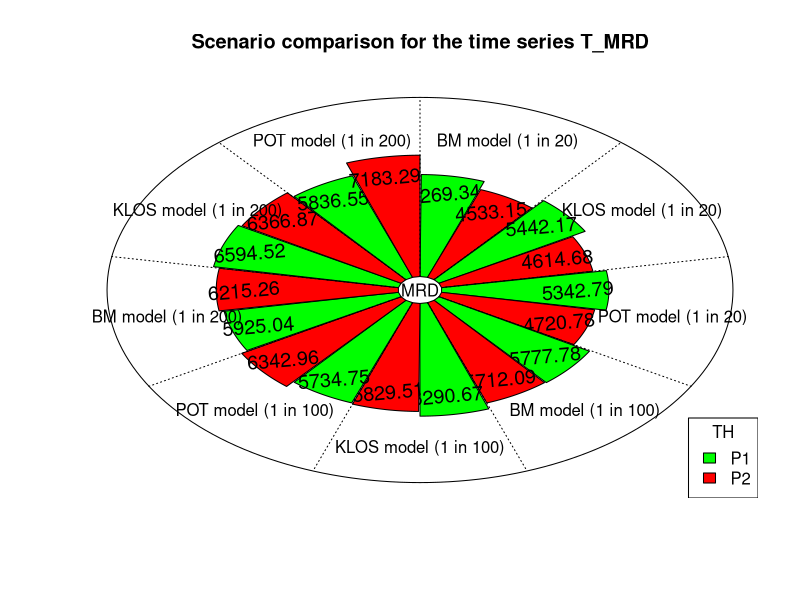
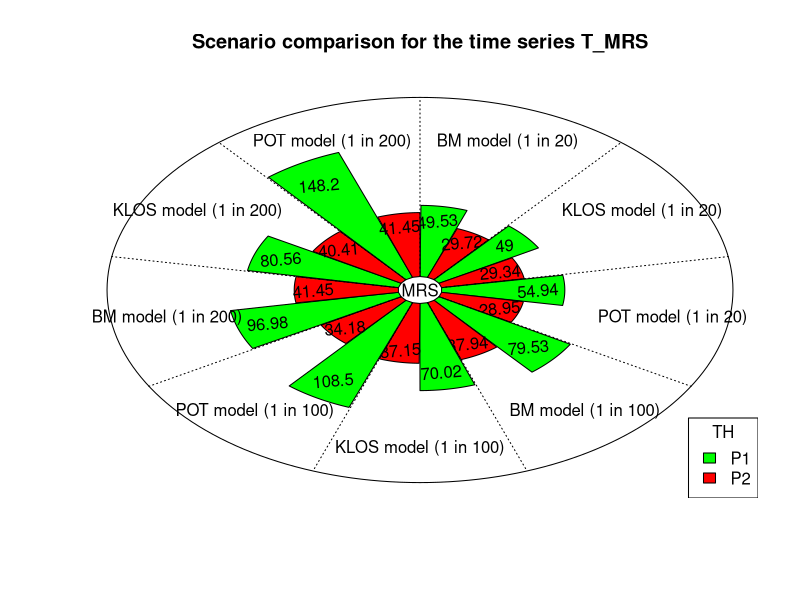
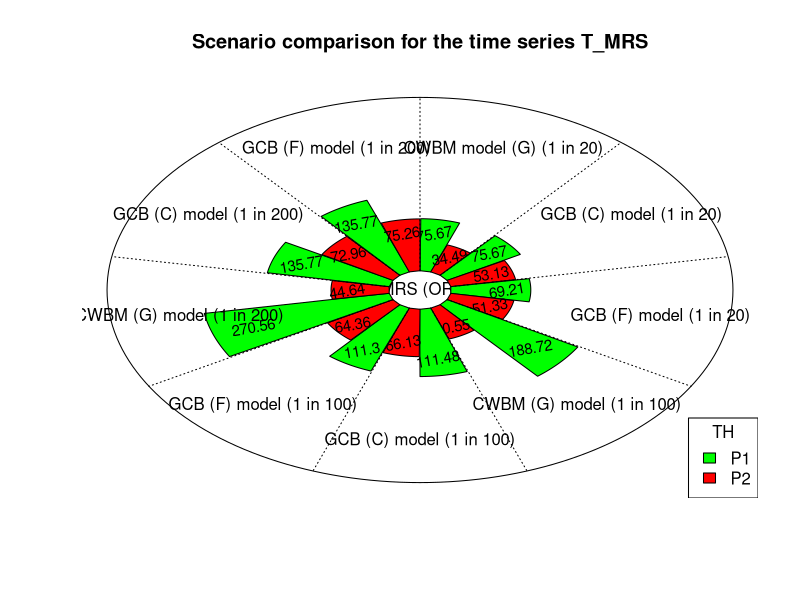
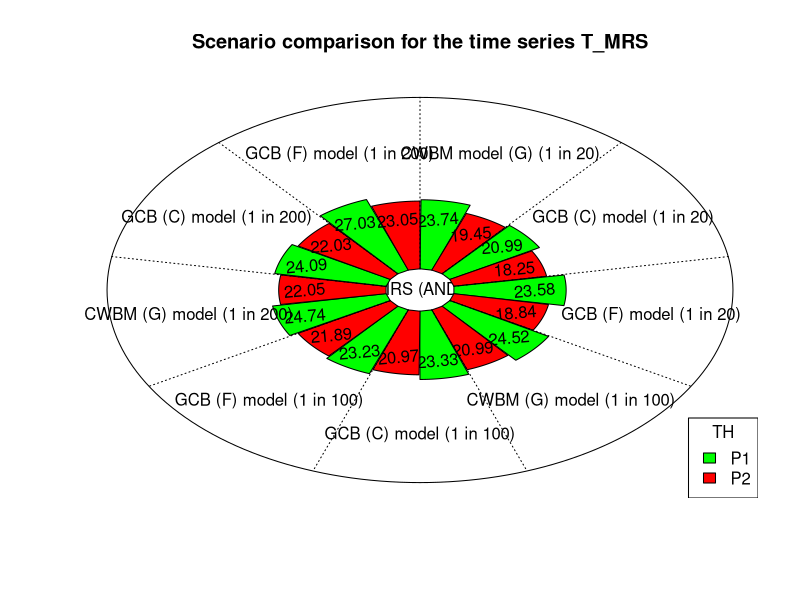
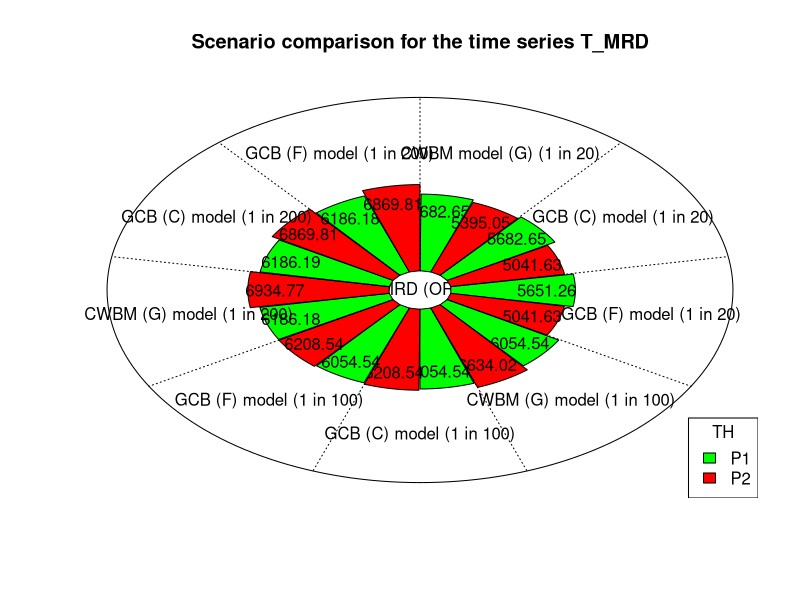
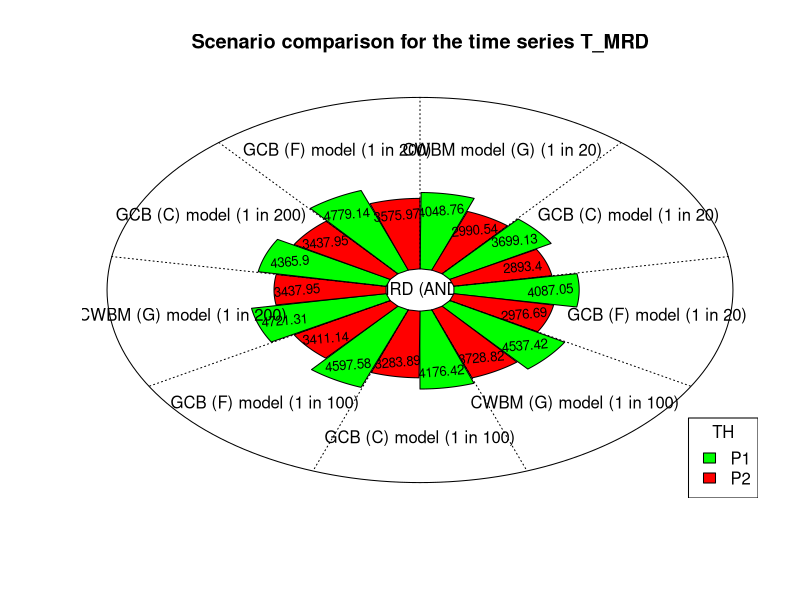

These figures' R source, in order:
plotCircular<-function(area1,area2=NULL,spokes=NULL,
                       scale=0.8,labels,stats=TRUE,dp=1,
                       clockwise=TRUE,spoke.col='black',lines=FALSE,
                       inlab = TRUE, str_cen = "", incex = 1,
                       inunit = "", inscale = 0.9, insrt = 0, centrecirc=0.03,
                       main="", xlab="", ylab="", pieces.col=c("white","gray"),
                       length=FALSE, legend=TRUE, pt = 0.8,
                       auto.legend=list(x="bottomright",fill=NULL, labels=NULL, title=""), ...){
  
  ## NB: need some serious argumnt checking
  ## NB2: can find list of available colours using colors()
  
  ## No legend if only one variable and check area vars same length
  if (is.null(area2)) {
    legend <- FALSE
  } else {
    if (length(area1)!=length(area2))
      cat("Warning: length of", deparse(substitute(area1)),
          "and", deparse(substitute(area2)),"not equal\n")
  }
  
  ##print(pieces.col)
  density.1 <- density.2 <- 0
  if (pieces.col[1] != "white") density.1 <- NA
  if (length(pieces.col)==2) {
    if (pieces.col[2] != "white") density.2 <- NA
  }
  
  op <- par(no.readonly = TRUE) # the whole list of settable par's.
  on.exit(par(op)) # restore graphic settings whenever function exits
  
  bins<-length(area1)
  clockstart=pi/2 # default clock start at 12 o'clock
  half<- 2*pi/(bins*2) # for moving text/spokes half-way round
  if (clockwise==TRUE) mult=-1 else mult=1
  
  ## First plot a circle (of radius 1) as a frame
  detail<-200 # number that controls graphical detail of cheeses
  circle<-matrix(nrow=detail+1,ncol=2,data=0)
  frac<-1/detail
  for (i in 1:(detail+1)){
    circle[i,1]<-1*cos(2*pi*i*frac)
    circle[i,2]<-1*sin(2*pi*i*frac)
  }
  plot(circle,type='l',col='black',bty='n',yaxt='n',main=main,
       xlab=xlab, ylab=ylab, xlim=c(-1,1),ylim=c(-1,1),xaxt='n', ...)
  
  text(0,0, str_cen)
  
  ## scale cheeses to their area
  aarea1<-area1
  if(is.null(area2)==FALSE){
    aarea2<-area2
  }
  if(length==F){
    aarea1<-sqrt(area1*12/pi)
    if(is.null(area2)==FALSE){
      aarea2<-sqrt(area2*12/pi)
    }
  }
  
  ## scale the area to the maximum multiplied by the user-defined scale
  ## draw the cheeses
  for (cheeseno in 1:bins){
    if(is.null(area2)==TRUE){
      scaled1<-scale*aarea1/max(aarea1)
      cheese<-matrix(nrow=102,ncol=4,data=0)
      start<-2*pi*((cheeseno-1)/bins)+clockstart
      frac<-1/100
      cheese[1,1]<-centrecirc*mult*cos((2*pi*frac/bins)+start)
      cheese[1,2]<-centrecirc*sin((2*pi*frac/bins)+start)
      cheese[102,1]<-centrecirc*mult*cos((2*pi*100*frac/bins)+start)
      cheese[102,2]<-centrecirc*sin((2*pi*100*frac/bins)+start)
      cheese[1,3]<-centrecirc*mult*cos((2*pi*frac/bins)+start)
      cheese[1,4]<-centrecirc*sin((2*pi*frac/bins)+start)
      cheese[102,3]<-centrecirc*mult*cos((2*pi*100*frac/bins)+start)
      cheese[102,4]<-centrecirc*sin((2*pi*100*frac/bins)+start)
      for (i in 1:100){
        cheese[i+1,1]<-mult*scaled1[cheeseno]*cos((2*pi*i*frac/bins)+start)
        cheese[i+1,2]<-scaled1[cheeseno]*sin((2*pi*i*frac/bins)+start)
        cheese[i+1,3]<-mult*scaled1[cheeseno]*inscale*cos((2*pi*i*frac/bins)+start)
        cheese[i+1,4]<-scaled1[cheeseno]*inscale*sin((2*pi*i*frac/bins)+start)
      }
      polygon(cheese,density=density.1,angle=0,lty=1,lwd=1,border="black", col=pieces.col[1]) 
      if(inlab == TRUE){text(cheese[51,3], cheese[51,4], labels = paste(round(area1[cheeseno],2),inunit), cex = incex, srt = insrt)}
    }
    
    ## plot with two segments #
    ## 1st pattern
    if(is.null(area2)==FALSE){
      allarea<-c(aarea1,aarea2)
      scaled1<-scale*aarea1/max(allarea)
      scaled2<-scale*aarea2/max(allarea)
      cheese1<-matrix(nrow=52,ncol=4,data=0)
      cheese2<-matrix(nrow=52,ncol=4,data=0)
      start<-2*pi*((cheeseno-1)/bins)+clockstart
      frac<-1/100
      
      
      ## centrecirc: do not start at c(0,0) to prevent a dense block
      cheese1[1,1]<-centrecirc*mult*cos((2*pi*0*frac/bins)+start)
      cheese1[1,2]<-centrecirc*sin((2*pi*0*frac/bins)+start)
      cheese1[52,1]<-centrecirc*mult*cos((2*pi*51*frac/bins)+start)
      cheese1[52,2]<-centrecirc*sin((2*pi*51*frac/bins)+start)
      
      cheese1[1,3]<-centrecirc*mult*cos((2*pi*0*frac/bins)+start)
      cheese1[1,4]<-centrecirc*sin((2*pi*0*frac/bins)+start)
      cheese1[52,3]<-centrecirc*mult*cos((2*pi*51*frac/bins)+start)
      cheese1[52,4]<-centrecirc*sin((2*pi*51*frac/bins)+start)
      
      for (i in 1:50){
        cheese1[i+1,1]<-mult*scaled1[cheeseno]*cos((2*pi*i*frac/bins)+start)
        cheese1[i+1,2]<-scaled1[cheeseno]*sin((2*pi*i*frac/bins)+start)
        cheese1[i+1,3]<-mult*inscale*scaled1[cheeseno]*cos((2*pi*i*frac/bins)+start)
        cheese1[i+1,4]<-scaled1[cheeseno]*inscale*sin((2*pi*i*frac/bins)+start)
      }
      polygon(cheese1,density=density.1,angle=0,lty=1,lwd=1,border="black", col=pieces.col[1]) 
      if(inlab == TRUE){text(cheese1[26,3], cheese1[26,4], labels = paste(round(area1[cheeseno],2), inunit), cex = incex, srt = insrt)}
      
      ## 2nd pattern
      start<-2*pi*((cheeseno-1)/bins)+clockstart
      cheese2[1,1]<-centrecirc*mult*cos((2*pi*50*frac/bins)+start)
      cheese2[1,2]<-centrecirc*sin((2*pi*50*frac/bins)+start)
      cheese2[52,1]<-centrecirc*mult*cos((2*pi*100*frac/bins)+start)
      cheese2[52,2]<-centrecirc*sin((2*pi*100*frac/bins)+start)
      
      cheese2[1,3]<-centrecirc*mult*cos((2*pi*50*frac/bins)+start)
      cheese2[1,4]<-centrecirc*sin((2*pi*50*frac/bins)+start)
      cheese2[52,3]<-centrecirc*mult*cos((2*pi*100*frac/bins)+start)
      cheese2[52,4]<-centrecirc*sin((2*pi*100*frac/bins)+start)
      
      for (i in 51:100){
        cheese2[i+1-50,1]<-mult*scaled2[cheeseno]*cos((2*pi*i*frac/bins)+start)
        cheese2[i+1-50,2]<-scaled2[cheeseno]*sin((2*pi*i*frac/bins)+start)
        cheese2[i+1-50,3]<-mult*inscale*scaled2[cheeseno]*cos((2*pi*i*frac/bins)+start)
        cheese2[i+1-50,4]<-scaled2[cheeseno]*inscale*sin((2*pi*i*frac/bins)+start)
      }
      polygon(cheese2,density=density.2,angle=0,lty=1,lwd=1,border="black", col=pieces.col[2]) 
      if(inlab == TRUE){text(cheese2[26,3], cheese2[26,4], labels = paste(round(area2[cheeseno],2), inunit), cex = incex, srt = insrt)}
    } 
  }
  ## add the text
  if (is.null(labels)==FALSE&stats==FALSE){
    for (cheeseno in 1:bins){
      x<-mult*pt*cos((2*pi*cheeseno/bins)+start+half)
      y<-pt*sin((2*pi*cheeseno/bins)+start+half)
      text(x,y,labels[cheeseno])
    }
  }
  
  ## add the labels with stats
  if (is.null(labels)==FALSE&stats==TRUE){
    clabel2<-formatC(area1, format="f", digits=dp) # convert to character
    for (cheeseno in 1:bins){
      x<-mult*pt*cos((2*pi*cheeseno/bins)+start+half)
      y<-ptsin((2*pi*cheeseno/bins)+start+half)
      label1<-labels[cheeseno]
      label<-paste(label1,"\n",clabel2[cheeseno])
      text(x,y,label)
    }
  }
  
  ## add spokes representing uncertainty
  if (is.null(spokes)==FALSE){
    scaleds<-scale*spokes/max(spokes)
    halfcheese<-(2*pi)/(bins*2);
    for (cheeseno in 1:bins){
      spokes<-matrix(data=0,nrow=2,ncol=2)
      spokes[1,1]<-centrecirc*mult*scaleds[cheeseno]*
        cos((2*pi*cheeseno/bins)+start+half)
      spokes[1,2]<-centrecirc*scaleds[cheeseno]*
        sin((2*pi*cheeseno/bins)+start+half)
      spokes[2,1]<-mult*scaleds[cheeseno]*cos((2*pi*cheeseno/bins)+start+half)
      spokes[2,2]<-scaleds[cheeseno]*sin((2*pi*cheeseno/bins)+start+half)
      lines(spokes,pch=0,type='l',col=spoke.col,lty=1,lwd=1.5) 
    }
  } # end of spokes
  
  ## add dotted lines to separate months
  if (lines==TRUE){
    halfcheese<-(2*pi)/(bins*2);
    for (cheeseno in 1:bins){
      breaks<-matrix(data=0,nrow=2,ncol=2)
      breaks[1,1]<-centrecirc*cos((2*pi*cheeseno/bins)+start)
      breaks[1,2]<-centrecirc*sin((2*pi*cheeseno/bins)+start)
      breaks[2,1]<-cos((2*pi*cheeseno/bins)+start)
      breaks[2,2]<-sin((2*pi*cheeseno/bins)+start)
      lines(breaks,pch=0,type='l',lty=3,lwd=1) 
    }
  } # end of lines
  
  ## add legend if set
  if (legend) {
    if (length(auto.legend$x)==0) {
      legend.x <- "bottomright"
    } else {
      legend.x <- auto.legend$x
    }
    
    ##if (length(auto.legend$title)==0) {
    ##  title <- NULL
    ##} else {
    ##  title <- auto.legend$title
    ##}
    
    if (length(auto.legend$labels)==0){
      labels <- c(deparse(substitute(area1)),
                  deparse(substitute(area2)))
    } else {
      labels <- auto.legend$labels
    }
    
    if (length(auto.legend$fill)==0){
      fill <- pieces.col
    } else {
      fill <- auto.legend$fill
    }
    
    ##print(legend.x)
    ##print(labels)
    ##print(fill)
    ##print(title)
    legend(x=legend.x, legend=labels, title=auto.legend$title, fill=fill, ...)
  }
  
}

### Univariate plots ###

lab = c("BM model (1 in 20)", "KLOS model (1 in 20)", "POT model (1 in 20)", "BM model (1 in 100)", "KLOS model (1 in 100)", "POT model (1 in 100)", "BM model (1 in 200)", "KLOS model (1 in 200)", "POT model (1 in 200)")
a_1 = c(5269.34, 5442.17, 5342.79, 5777.78, 6290.67, 5734.75, 5925.04, 6594.52, 5836.55)
a_2 = c(4533.15, 4614.68, 4720.78, 5712.09, 5829.51, 6342.96, 6215.26, 6366.87, 7183.29)

plotCircular(area1=a_1, area2=a_2, scale=0.7, pt = 0.82, str_cen = "MRD",
             labels=lab, stats = FALSE, dp=0, lines=TRUE, pieces.col=c("green","red"), inunit = "",
             auto.legend=list(labels=c("P1","P2"), title="TH"),centrecirc = 0.07, inlab = TRUE, incex = 1.2 ,inscale = 0.85,
             main="Scenario comparison for the time series T_MRD", insrt = 5)

a_1 = c(49.53, 49.00, 54.94, 79.53, 70.02, 108.50, 96.98, 80.56, 148.20)
a_2 = c(29.72, 29.34, 28.95, 37.94, 37.15, 34.18, 41.45, 40.41, 41.45)

plotCircular(area1=a_1, area2=a_2, scale=0.76, pt = 0.82, str_cen = "MRS",
             labels=lab, stats = FALSE, dp=0, lines=TRUE, pieces.col=c("green","red"), inunit = "",
             auto.legend=list(labels=c("P1","P2"), title="TH"),centrecirc = 0.07, inlab = TRUE, incex = 1 ,inscale = 0.83,
             main="Scenario comparison for the time series T_MRS", insrt = 5)


### Multivariate plots ###

lab = c("CWBM model (G) (1 in 20)", "GCB (C) model (1 in 20)", "GCB (F) model (1 in 20)", "CWBM (G) model (1 in 100)", "GCB (C) model (1 in 100)", "GCB (F) model (1 in 100)", "CWBM (G) model (1 in 200)", "GCB (C) model (1 in 200)", "GCB (F) model (1 in 200)")
a_1 = c(75.67, 75.67, 69.21, 188.72, 111.48, 111.30, 270.56, 135.77, 135.77)
a_2 = c(34.49, 53.13, 51.33, 40.55, 66.13, 64.36, 44.64, 72.96, 75.26)

plotCircular(area1=a_1, area2=a_2, scale=0.7, pt = 0.78, str_cen = "MRS (OR)",
             labels=lab, stats = FALSE, dp=0, lines=TRUE, pieces.col=c("green","red"), inunit = "",
             auto.legend=list(labels=c("P1","P2"), title="TH"),centrecirc = 0.1, inlab = TRUE, incex = 0.9 ,inscale = 0.8,
             main="Scenario comparison for the time series T_MRS", insrt = 10)

a_1 = c(23.74, 20.99, 23.58, 24.52, 23.33, 23.23, 24.74, 24.09, 27.03)
a_2 = c(19.45, 18.25, 18.84, 20.99, 20.97, 21.89, 22.05, 22.03, 23.05)

plotCircular(area1=a_1, area2=a_2, scale=0.5, pt = 0.75, str_cen = "MRS (AND)",
             labels=lab, stats = FALSE, dp=0, lines=TRUE, pieces.col=c("green","red"), inunit = "",
             auto.legend=list(labels=c("P1","P2"), title="TH"),centrecirc = 0.11, inlab = TRUE, incex = 1 ,inscale = 0.8,
             main="Scenario comparison for the time series T_MRS", insrt = 5)


a_1 = c(5682.65, 5682.65, 5651.26, 6054.54, 6054.54, 6054.54, 6186.18, 6186.19, 6186.18)
a_2 = c(5395.05, 5041.63, 5041.63, 6634.02, 6208.54, 6208.54, 6934.77, 6869.81, 6869.81)

plotCircular(area1=a_1, area2=a_2, scale=0.55, pt = 0.75, str_cen = "MRD (OR)",
             labels=lab, stats = FALSE, dp=0, lines=TRUE, pieces.col=c("green","red"), inunit = "",
             auto.legend=list(labels=c("P1","P2"), title="TH"),centrecirc = 0.1, inlab = TRUE, incex = 1 ,inscale = 0.83,
             main="Scenario comparison for the time series T_MRD", insrt = 0)

a_1 = c(4048.76, 3699.13, 4087.05, 4537.42, 4176.42, 4597.58, 4721.31, 4365.90, 4779.14)
a_2 = c(2990.54, 2893.40, 2976.69, 3728.82, 3283.89, 3411.14, 3437.95, 3437.95, 3575.97)

plotCircular(area1=a_1, area2=a_2, scale=0.55, pt = 0.77, str_cen = "MRD (AND)",
             labels=lab, stats = FALSE, dp=0, lines=TRUE, pieces.col=c("green","red"), inunit = "",
             auto.legend=list(labels=c("P1","P2"), title="TH"),centrecirc = 0.11, inlab = TRUE, incex = 0.8 ,inscale = 0.83,
             main="Scenario comparison for the time series T_MRD", insrt = 5)

